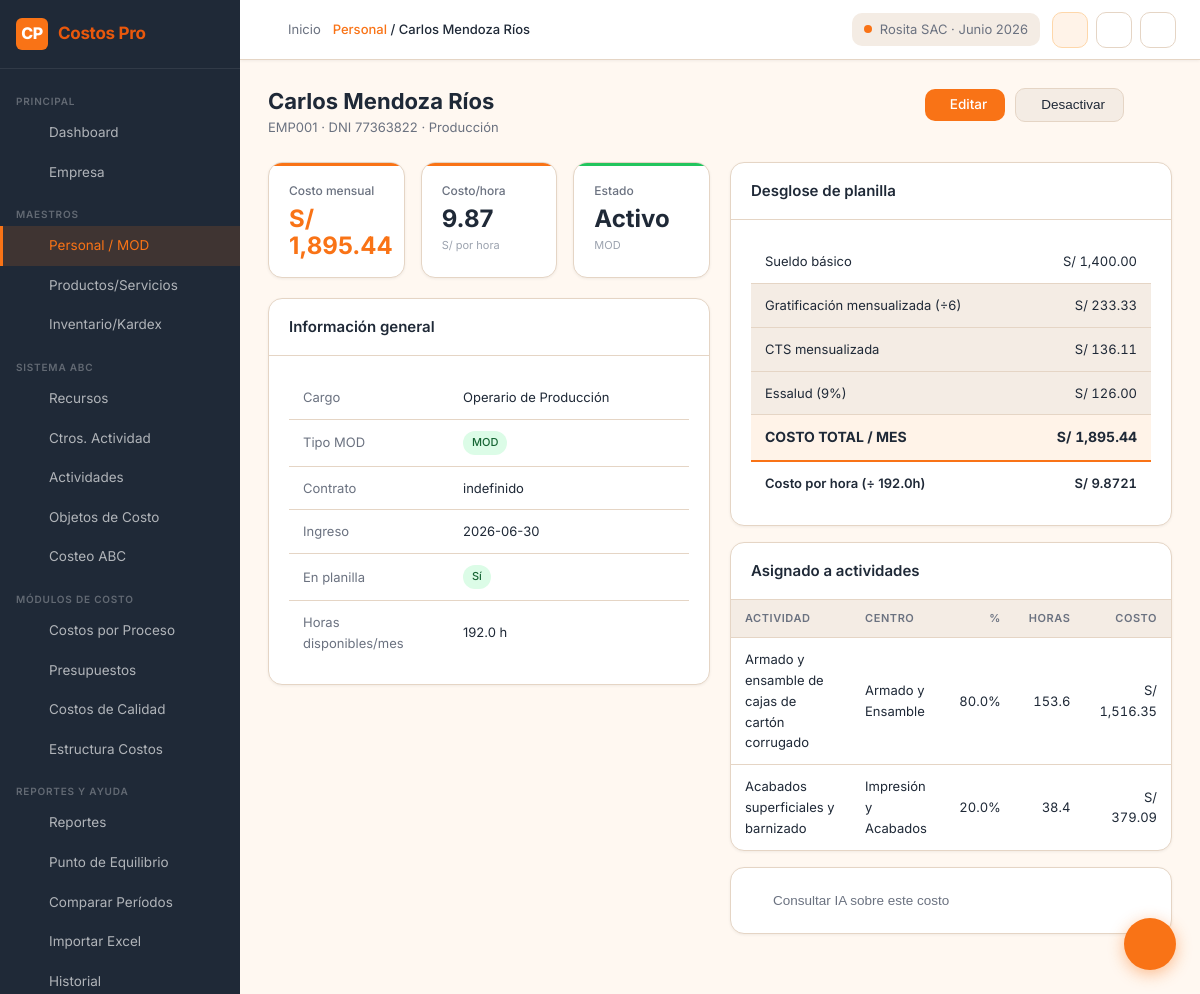
The page /personal/3 (signed in) on the database its author committed.
### tables this page shows
CREATE TABLE employees (
    id INTEGER PRIMARY KEY AUTOINCREMENT,
    company_id INTEGER NOT NULL,
    code TEXT NOT NULL,
    dni TEXT,
    full_name TEXT NOT NULL,
    position_id INTEGER,
    department_id INTEGER,
    contract_type TEXT DEFAULT 'indefinido', -- indefinido | plazo_fijo | locacion | practicante
    start_date DATE,
    end_date DATE,
    is_active INTEGER DEFAULT 1,
    in_payroll INTEGER DEFAULT 1,
    -- Remuneraciones
    basic_salary REAL DEFAULT 0,
    bonus REAL DEFAULT 0,
    family_allowance REAL DEFAULT 0,
    gratification_monthly REAL DEFAULT 0,   -- gratificación mensualizada
    cts_monthly REAL DEFAULT 0,             -- CTS mensualizada
    essalud REAL DEFAULT 0,
    sctr REAL DEFAULT 0,
    other_benefits REAL DEFAULT 0,
    total_monthly_cost REAL DEFAULT 0,
    -- Horas
    available_hours_month REAL DEFAULT 192,
    assigned_hours_month REAL DEFAULT 0,
    cost_per_hour REAL DEFAULT 0,
    -- Clasificación
    labor_type TEXT DEFAULT 'MOD',          -- MOD | MOI | admin | ventas
    notes TEXT,
    created_at DATETIME DEFAULT CURRENT_TIMESTAMP,
    updated_at DATETIME DEFAULT CURRENT_TIMESTAMP,
    UNIQUE(company_id, code),
    FOREIGN KEY (company_id) REFERENCES companies(id) ON DELETE CASCADE,
    FOREIGN KEY (position_id) REFERENCES positions(id),
    FOREIGN KEY (department_id) REFERENCES departments(id)
);

CREATE TABLE departments (
    id INTEGER PRIMARY KEY AUTOINCREMENT,
    company_id INTEGER NOT NULL,
    code TEXT NOT NULL,
    name TEXT NOT NULL,
    description TEXT,
    created_at DATETIME DEFAULT CURRENT_TIMESTAMP,
    UNIQUE(company_id, code),
    FOREIGN KEY (company_id) REFERENCES companies(id) ON DELETE CASCADE
);

CREATE TABLE positions (
    id INTEGER PRIMARY KEY AUTOINCREMENT,
    company_id INTEGER NOT NULL,
    code TEXT NOT NULL,
    name TEXT NOT NULL,
    department_id INTEGER,
    labor_type TEXT DEFAULT 'MOD', -- MOD | MOI | admin | ventas
    created_at DATETIME DEFAULT CURRENT_TIMESTAMP,
    UNIQUE(company_id, code),
    FOREIGN KEY (company_id) REFERENCES companies(id) ON DELETE CASCADE,
    FOREIGN KEY (department_id) REFERENCES departments(id)
);

CREATE TABLE employee_activity_assignments (
    id INTEGER PRIMARY KEY AUTOINCREMENT,
    employee_id INTEGER NOT NULL,
    activity_id INTEGER NOT NULL,
    assignment_pct REAL DEFAULT 0,  -- % de tiempo asignado a esta actividad
    hours_assigned REAL DEFAULT 0,
    cost_assigned REAL DEFAULT 0,
    period_id INTEGER,
    created_at DATETIME DEFAULT CURRENT_TIMESTAMP,
    UNIQUE(employee_id, activity_id, period_id),
    FOREIGN KEY (employee_id) REFERENCES employees(id) ON DELETE CASCADE,
    FOREIGN KEY (activity_id) REFERENCES activities(id) ON DELETE CASCADE,
    FOREIGN KEY (period_id) REFERENCES periods(id)
);

CREATE TABLE activities (
    id INTEGER PRIMARY KEY AUTOINCREMENT,
    company_id INTEGER NOT NULL,
    center_id INTEGER NOT NULL,
    code TEXT NOT NULL,
    name TEXT NOT NULL,
    driver_type TEXT,            -- tipo de inductor para distribuir a objetos
    driver_total REAL DEFAULT 0, -- total del inductor
    total_cost REAL DEFAULT 0,   -- costo asignado a esta actividad
    notes TEXT,
    created_at DATETIME DEFAULT CURRENT_TIMESTAMP,
    UNIQUE(company_id, code),
    FOREIGN KEY (company_id) REFERENCES companies(id) ON DELETE CASCADE,
    FOREIGN KEY (center_id) REFERENCES activity_centers(id) ON DELETE CASCADE
);

CREATE TABLE activity_centers (
    id INTEGER PRIMARY KEY AUTOINCREMENT,
    company_id INTEGER NOT NULL,
    period_id INTEGER,
    code TEXT NOT NULL,
    name TEXT NOT NULL,
    center_type TEXT DEFAULT 'operativo', -- estrategico | operativo | apoyo
    total_cost_annual REAL DEFAULT 0,
    total_cost_monthly REAL DEFAULT 0,
    notes TEXT,
    created_at DATETIME DEFAULT CURRENT_TIMESTAMP,
    UNIQUE(company_id, period_id, code),
    FOREIGN KEY (company_id) REFERENCES companies(id) ON DELETE CASCADE,
    FOREIGN KEY (period_id) REFERENCES periods(id)
);

### routes/personal.py (the view)
@personal_bp.route('/personal/<int:eid>')
@login_required
@company_required
@module_required('personal', write=False)
def detail(eid):
    company_id = session['company_id']
    employee = query_db(
        """SELECT e.*, d.name as dept_name, p.name as position_name
           FROM employees e
           LEFT JOIN departments d ON e.department_id = d.id
           LEFT JOIN positions p ON e.position_id = p.id
           WHERE e.id=? AND e.company_id=?""",
        (eid, company_id), one=True
    )
    if not employee:
        flash('Trabajador no encontrado', 'error')
        return redirect(url_for('personal.index'))
    assignments = query_db(
        """SELECT eaa.*, a.name as activity_name, ac.name as center_name
           FROM employee_activity_assignments eaa
           JOIN activities a ON eaa.activity_id = a.id
           JOIN activity_centers ac ON a.center_id = ac.id
           WHERE eaa.employee_id = ?""",
        (eid,)
    )
    return render_template('personal/detail.html',
                           employee=employee, assignments=assignments)

### models/database.py (called while the page is built)
def get_db():
    if 'db' not in g:
        g.db = sqlite3.connect(
            current_app.config.get('DATABASE', DATABASE),
            detect_types=sqlite3.PARSE_DECLTYPES
        )
        g.db.row_factory = sqlite3.Row
        g.db.execute("PRAGMA foreign_keys = ON")
    return g.db

def query_db(query, args=(), one=False):
    cur = get_db().execute(query, args)
    rv = cur.fetchall()
    cur.close()
    return (rv[0] if rv else None) if one else rv

### routes/dashboard.py (called while the page is built, shortened)
def login_required(f):
    @wraps(f)
    def decorated(*args, **kwargs):
        if 'user_id' not in session:
            return redirect(url_for('auth.login'))
        return f(*args, **kwargs)
    return decorated

def company_required(f):
    @wraps(f)
    def decorated(*args, **kwargs):
        if 'company_id' not in session:
            return redirect(url_for('companies.select'))
        return f(*args, **kwargs)
    return decorated

def module_required(module_key, write=False):
    def decorator(f):
        @wraps(f)
        def decorated(*args, **kwargs):
            role = session.get('user_role')
            if not role or role not in ('admin', 'editor', 'viewer', 'custom'):
                return f(*args, **kwargs)
        return decorated
    return decorator

### templates/personal/detail.html (shortened to what this page needs)
{% extends 'base.html' %}
{% block breadcrumb %}<a href="{{ url_for('personal.index') }}">Personal</a> / {{ employee.full_name }}{% endblock %}
{% block content %}
<div class="page-header">
  <div>
    <h1 class="page-title">{{ employee.full_name }}</h1>
    <p class="page-subtitle">
      {{ employee.code }}
      {% if employee.dni %} · DNI {{ employee.dni }}{% endif %}
      · {{ employee.dept_name or 'Sin departamento' }}
    </p>
  </div>
  <div class="page-actions">
    <a href="{{ url_for('personal.edit', eid=employee.id) }}" class="btn btn-primary">
       Editar
    </a>
    <form method="POST" action="{{ url_for('personal.toggle_active', eid=employee.id) }}" style="display:inline">
      <button type="submit" class="btn btn-secondary"
              data-confirm="{{ '¿Desactivar este trabajador?' if employee.is_active else '¿Activar?' }}">
        {{ 'Desactivar' if employee.is_active else 'Activar' }}
      </button>
    </form>
    <a href="{{ url_for('personal.index') }}" class="btn btn-ghost">
    </a>
  </div>
</div>
<div class="grid-2" style="align-items:start">
  <div>
    <div class="kpi-grid" style="grid-template-columns:repeat(3,1fr);margin-bottom:20px">
      <div class="kpi-card">
        <div class="kpi-label">Costo mensual</div>
        <div class="kpi-value orange">{{ employee.total_monthly_cost | currency }}</div>
      </div>
      <div class="kpi-card">
        <div class="kpi-label">Costo/hora</div>
        <div class="kpi-value">{{ employee.cost_per_hour | round(2) }}</div>
        <div class="kpi-sub">S/ por hora</div>
      </div>
      <div class="kpi-card {{ 'success' if employee.is_active else 'danger' }}">
        <div class="kpi-label">Estado</div>
        <div class="kpi-value">{{ 'Activo' if employee.is_active else 'Inactivo' }}</div>
        <div class="kpi-sub">{{ employee.labor_type }}</div>
      </div>
    </div>
    <div class="card mb-2">
      <div class="card-header">
        <span class="card-title"> Información general</span>
      </div>
      <div class="card-body">
        <table class="table" style="font-size:13px">
          <tbody>
            <tr><td style="width:40%;color:var(--text-secondary)">Cargo</td><td>{{ employee.position_name or '—' }}</td></tr>
            <tr><td style="color:var(--text-secondary)">Tipo MOD</td>
                <td><span class="badge badge-{{ 'success' if employee.labor_type == 'MOD' else ('info' if employee.labor_type == 'MOI' else 'neutral') }}">{{ employee.labor_type }}</span></td></tr>
            <tr><td style="color:var(--text-secondary)">Contrato</td><td>{{ employee.contract_type }}</td></tr>
            <tr><td style="color:var(--text-secondary)">Ingreso</td><td>{{ employee.start_date or '—' }}</td></tr>
            <tr><td style="color:var(--text-secondary)">En planilla</td>
                <td><span class="badge {{ 'badge-success' if employee.in_payroll else 'badge-neutral' }}">{{ 'Sí' if employee.in_payroll else 'No' }}</span></td></tr>
            <tr><td style="color:var(--text-secondary)">Horas disponibles/mes</td><td>{{ employee.available_hours_month }} h</td></tr>
          </tbody>
        </table>
      </div>
    </div>
  </div>
  <div>
    <div class="card mb-2">
      <div class="card-header">
        <span class="card-title"> Desglose de planilla</span>
      </div>
      <div class="card-body">
        <table class="table" style="font-size:13px">
          <tbody>
            <tr><td>Sueldo básico</td><td class="number">{{ employee.basic_salary | currency }}</td></tr>
            <tr style="background:var(--bg-secondary)">
              <td>Gratificación mensualizada (÷6)</td>
              <td class="number">{{ employee.gratification_monthly | currency }}</td>
            </tr>
            <tr style="background:var(--bg-secondary)">
              <td>CTS mensualizada</td>
              <td class="number">{{ employee.cts_monthly | currency }}</td>
            </tr>
            <tr style="background:var(--bg-secondary)">
              <td>Essalud (9%)</td>
              <td class="number">{{ employee.essalud | currency }}</td>
            </tr>
            <tr style="background:var(--primary-xlight);font-weight:700;font-size:14px">
              <td>COSTO TOTAL / MES</td>
              <td class="number text-orange">{{ employee.total_monthly_cost | currency }}</td>
            </tr>
            <tr style="border-top:2px solid var(--primary)">
              <td style="font-weight:600">Costo por hora (÷ {{ employee.available_hours_month }}h)</td>
              <td class="number fw-600">S/ {{ employee.cost_per_hour | round(4) }}</td>
            </tr>
          </tbody>
        </table>
      </div>
    </div>
    {% if assignments %}
    <div class="card">
      <div class="card-header">
        <span class="card-title"> Asignado a actividades</span>
      </div>
      <div class="table-wrap">
        <table class="table" style="font-size:13px">
          <thead>
            <tr><th>Actividad</th><th>Centro</th><th class="number">%</th><th class="number">Horas</th><th class="number">Costo</th></tr>
          </thead>
          <tbody>
            {% for a in assignments %}
            <tr>
              <td>{{ a.activity_name }}</td>
              <td>{{ a.center_name }}</td>
              <td class="number">{{ a.assignment_pct }}%</td>
              <td class="number">{{ a.hours_assigned }}</td>
              <td class="number">{{ a.cost_assigned | currency }}</td>
            </tr>
            {% endfor %}
          </tbody>
        </table>
      </div>
    </div>
    {% endif %}
    <div class="card mt-2" style="margin-top:16px">
      <div class="card-body" style="text-align:center;padding:16px">
        <button class="btn btn-ghost w-100"
                onclick="CostosChatbox.sendQuick('¿Este costo de S/ {{ employee.total_monthly_cost }} para {{ employee.labor_type }} es razonable para el sector {{ current_sector }}?', 'general')">
           Consultar IA sobre este costo
        </button>
      </div>
    </div>
  </div>
</div>
{% endblock %}

### rows shown on the page
employees: full_name "Carlos Mendoza Ríos", code "EMP001", dni "77363822", is_active "Desactivar", total_monthly_cost "S/ 1,895.44", cost_per_hour "9.87", is_active "Activo", labor_type "MOD", contract_type "indefinido", start_date "2026-06-30", in_payroll "Sí", available_hours_month "192.0", basic_salary "S/ 1,400.00", gratification_monthly "S/ 233.33", cts_monthly "S/ 136.11", essalud "S/ 126.00", cost_per_hour "9.8721"
departments: name "Producción"
positions: name "Operario de Producción"
employee_activity_assignments: activity_name "Armado y ensamble de cajas de cartón corrugado", center_name "Armado y Ensamble", assignment_pct "80.0", hours_assigned "153.6", cost_assigned "S/ 1,516.35"
employee_activity_assignments: activity_name "Acabados superficiales y barnizado", center_name "Impresión y Acabados", assignment_pct "20.0", hours_assigned "38.4", cost_assigned "S/ 379.09"

### other values the page prints
{{ current_company }} "Rosita SAC"
{{ current_period }} "Junio 2026"
